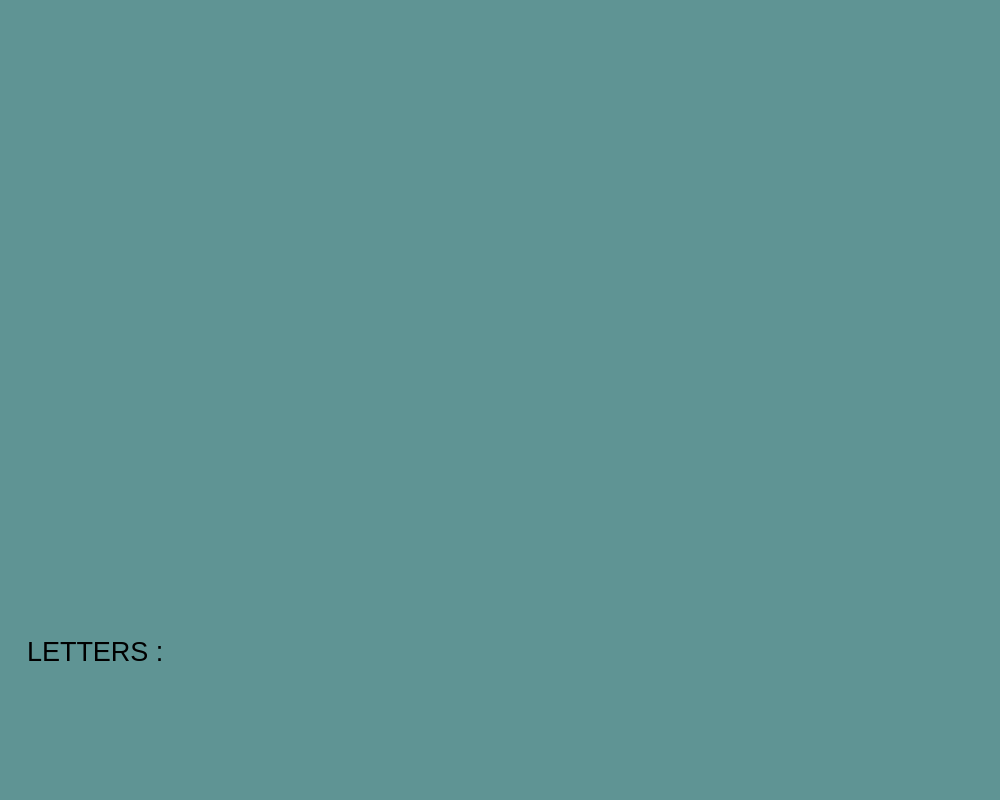
<?xml version="1.0" encoding="UTF-8"?>
<ui version="4.0">
 <class>MainWindow</class>
 <widget class="QMainWindow" name="MainWindow">
  <property name="geometry">
   <rect>
    <x>0</x>
    <y>0</y>
    <width>1000</width>
    <height>800</height>
   </rect>
  </property>
  <property name="windowTitle">
   <string>MainWindow</string>
  </property>
  <property name="styleSheet">
   <string notr="true">*{
background-color: #5F9494;
}

#button_next_letter, #button_next_word , #button_len_password, #button_multiplayer ,#button_computer, #button_entry, #button_hack{
background-color: #D9D9D9;
border-radius : 15px;
}

#lineEdit, #lineEdit_2, #lineEdit_3{
border: 5px solid #D9D9D9;
border-radius:15px
}</string>
  </property>
  <widget class="QWidget" name="centralwidget">
   <layout class="QVBoxLayout" name="verticalLayout_2">
    <item>
     <widget class="QStackedWidget" name="stackedWidget">
      <property name="sizePolicy">
       <sizepolicy hsizetype="Preferred" vsizetype="Preferred">
        <horstretch>0</horstretch>
        <verstretch>0</verstretch>
       </sizepolicy>
      </property>
      <property name="font">
       <font>
        <pointsize>20</pointsize>
       </font>
      </property>
      <property name="currentIndex">
       <number>3</number>
      </property>
      <widget class="QWidget" name="menu_page">
       <layout class="QVBoxLayout" name="verticalLayout">
        <item alignment="Qt::AlignHCenter">
         <widget class="QPushButton" name="button_multiplayer">
          <property name="minimumSize">
           <size>
            <width>300</width>
            <height>100</height>
           </size>
          </property>
          <property name="maximumSize">
           <size>
            <width>300</width>
            <height>100</height>
           </size>
          </property>
          <property name="font">
           <font>
            <pointsize>15</pointsize>
            <weight>75</weight>
            <bold>true</bold>
           </font>
          </property>
          <property name="text">
           <string>MULTIPLAYER</string>
          </property>
         </widget>
        </item>
        <item alignment="Qt::AlignHCenter">
         <widget class="QPushButton" name="button_computer">
          <property name="minimumSize">
           <size>
            <width>300</width>
            <height>100</height>
           </size>
          </property>
          <property name="maximumSize">
           <size>
            <width>300</width>
            <height>100</height>
           </size>
          </property>
          <property name="font">
           <font>
            <pointsize>15</pointsize>
            <weight>75</weight>
            <bold>true</bold>
           </font>
          </property>
          <property name="text">
           <string>COMPUTER</string>
          </property>
         </widget>
        </item>
        <item alignment="Qt::AlignHCenter">
         <widget class="QPushButton" name="button_hack">
          <property name="minimumSize">
           <size>
            <width>300</width>
            <height>100</height>
           </size>
          </property>
          <property name="maximumSize">
           <size>
            <width>300</width>
            <height>100</height>
           </size>
          </property>
          <property name="font">
           <font>
            <pointsize>15</pointsize>
            <weight>75</weight>
            <bold>true</bold>
           </font>
          </property>
          <property name="text">
           <string>HACK</string>
          </property>
         </widget>
        </item>
       </layout>
      </widget>
      <widget class="QWidget" name="page_2">
       <layout class="QVBoxLayout" name="verticalLayout_3">
        <item>
         <layout class="QHBoxLayout" name="horizontalLayout_2">
          <item>
           <widget class="QLabel" name="label_2">
            <property name="font">
             <font>
              <pointsize>20</pointsize>
              <weight>75</weight>
              <bold>true</bold>
             </font>
            </property>
            <property name="text">
             <string>PASSWORD : </string>
            </property>
           </widget>
          </item>
          <item>
           <widget class="QLineEdit" name="lineEdit">
            <property name="font">
             <font>
              <pointsize>20</pointsize>
             </font>
            </property>
           </widget>
          </item>
         </layout>
        </item>
        <item alignment="Qt::AlignHCenter">
         <widget class="QPushButton" name="button_entry">
          <property name="minimumSize">
           <size>
            <width>300</width>
            <height>100</height>
           </size>
          </property>
          <property name="maximumSize">
           <size>
            <width>300</width>
            <height>100</height>
           </size>
          </property>
          <property name="font">
           <font>
            <pointsize>15</pointsize>
            <weight>75</weight>
            <bold>true</bold>
           </font>
          </property>
          <property name="text">
           <string>Entry</string>
          </property>
         </widget>
        </item>
       </layout>
      </widget>
      <widget class="QWidget" name="page_4">
       <layout class="QVBoxLayout" name="verticalLayout_5">
        <item alignment="Qt::AlignTop">
         <widget class="QWidget" name="widget_6" native="true">
          <property name="sizePolicy">
           <sizepolicy hsizetype="Preferred" vsizetype="Expanding">
            <horstretch>0</horstretch>
            <verstretch>0</verstretch>
           </sizepolicy>
          </property>
          <layout class="QVBoxLayout" name="verticalLayout_8">
           <item alignment="Qt::AlignTop">
            <widget class="QWidget" name="widget_7" native="true">
             <layout class="QHBoxLayout" name="horizontalLayout_4">
              <item>
               <widget class="QLabel" name="label_6">
                <property name="font">
                 <font>
                  <pointsize>20</pointsize>
                  <weight>75</weight>
                  <bold>true</bold>
                 </font>
                </property>
                <property name="text">
                 <string>How many words : </string>
                </property>
               </widget>
              </item>
              <item>
               <widget class="QLineEdit" name="lineEdit_2">
                <property name="font">
                 <font>
                  <pointsize>20</pointsize>
                 </font>
                </property>
               </widget>
              </item>
             </layout>
            </widget>
           </item>
           <item alignment="Qt::AlignLeft|Qt::AlignTop">
            <widget class="QWidget" name="widget_3" native="true">
             <property name="maximumSize">
              <size>
               <width>16777215</width>
               <height>70</height>
              </size>
             </property>
             <layout class="QHBoxLayout" name="horizontalLayout_5">
              <item>
               <widget class="QLabel" name="label_7">
                <property name="maximumSize">
                 <size>
                  <width>16777215</width>
                  <height>60</height>
                 </size>
                </property>
                <property name="font">
                 <font>
                  <pointsize>15</pointsize>
                  <weight>75</weight>
                  <bold>true</bold>
                 </font>
                </property>
                <property name="text">
                 <string>Letter in word : </string>
                </property>
               </widget>
              </item>
              <item alignment="Qt::AlignHCenter">
               <widget class="QLineEdit" name="lineEdit_3">
                <property name="maximumSize">
                 <size>
                  <width>100</width>
                  <height>16777215</height>
                 </size>
                </property>
                <property name="font">
                 <font>
                  <pointsize>15</pointsize>
                 </font>
                </property>
               </widget>
              </item>
             </layout>
            </widget>
           </item>
          </layout>
         </widget>
        </item>
        <item alignment="Qt::AlignBottom">
         <widget class="QWidget" name="widget_4" native="true">
          <layout class="QHBoxLayout" name="horizontalLayout_6">
           <item>
            <widget class="QPushButton" name="button_next_word">
             <property name="minimumSize">
              <size>
               <width>300</width>
               <height>100</height>
              </size>
             </property>
             <property name="maximumSize">
              <size>
               <width>300</width>
               <height>100</height>
              </size>
             </property>
             <property name="font">
              <font>
               <pointsize>15</pointsize>
               <weight>75</weight>
               <bold>true</bold>
              </font>
             </property>
             <property name="text">
              <string>next word</string>
             </property>
            </widget>
           </item>
           <item>
            <widget class="QPushButton" name="button_len_password">
             <property name="minimumSize">
              <size>
               <width>300</width>
               <height>100</height>
              </size>
             </property>
             <property name="maximumSize">
              <size>
               <width>300</width>
               <height>100</height>
              </size>
             </property>
             <property name="font">
              <font>
               <pointsize>15</pointsize>
               <weight>75</weight>
               <bold>true</bold>
              </font>
             </property>
             <property name="text">
              <string>finish</string>
             </property>
            </widget>
           </item>
          </layout>
         </widget>
        </item>
       </layout>
      </widget>
      <widget class="QWidget" name="page_3">
       <layout class="QVBoxLayout" name="verticalLayout_4">
        <item>
         <widget class="QLabel" name="label">
          <property name="font">
           <font>
            <pointsize>15</pointsize>
           </font>
          </property>
          <property name="text">
           <string/>
          </property>
         </widget>
        </item>
        <item>
         <widget class="QWidget" name="widget" native="true">
          <property name="maximumSize">
           <size>
            <width>16777215</width>
            <height>50</height>
           </size>
          </property>
          <layout class="QHBoxLayout" name="horizontalLayout">
           <item alignment="Qt::AlignLeft">
            <widget class="QLabel" name="label_3">
             <property name="maximumSize">
              <size>
               <width>16777215</width>
               <height>40</height>
              </size>
             </property>
             <property name="font">
              <font>
               <pointsize>20</pointsize>
              </font>
             </property>
             <property name="text">
              <string>LETTERS :</string>
             </property>
            </widget>
           </item>
           <item>
            <widget class="QLabel" name="label_4">
             <property name="sizePolicy">
              <sizepolicy hsizetype="Expanding" vsizetype="Preferred">
               <horstretch>0</horstretch>
               <verstretch>0</verstretch>
              </sizepolicy>
             </property>
             <property name="font">
              <font>
               <pointsize>20</pointsize>
              </font>
             </property>
             <property name="text">
              <string/>
             </property>
            </widget>
           </item>
          </layout>
         </widget>
        </item>
        <item alignment="Qt::AlignLeft">
         <widget class="QWidget" name="show_password" native="true">
          <property name="maximumSize">
           <size>
            <width>16777215</width>
            <height>100</height>
           </size>
          </property>
          <property name="font">
           <font>
            <pointsize>20</pointsize>
            <weight>75</weight>
            <bold>true</bold>
           </font>
          </property>
          <layout class="QHBoxLayout" name="horizontalLayout_3"/>
         </widget>
        </item>
       </layout>
      </widget>
      <widget class="QWidget" name="page_5">
       <layout class="QVBoxLayout" name="verticalLayout_7">
        <item alignment="Qt::AlignHCenter">
         <widget class="QLabel" name="label_8">
          <property name="maximumSize">
           <size>
            <width>100</width>
            <height>100</height>
           </size>
          </property>
          <property name="font">
           <font>
            <pointsize>30</pointsize>
            <weight>75</weight>
            <bold>true</bold>
           </font>
          </property>
          <property name="text">
           <string/>
          </property>
         </widget>
        </item>
        <item alignment="Qt::AlignHCenter">
         <widget class="QWidget" name="widget_5" native="true">
          <property name="maximumSize">
           <size>
            <width>16777215</width>
            <height>100</height>
           </size>
          </property>
          <layout class="QHBoxLayout" name="horizontalLayout_7"/>
         </widget>
        </item>
        <item alignment="Qt::AlignHCenter">
         <widget class="QPushButton" name="button_next_letter">
          <property name="minimumSize">
           <size>
            <width>300</width>
            <height>100</height>
           </size>
          </property>
          <property name="maximumSize">
           <size>
            <width>300</width>
            <height>100</height>
           </size>
          </property>
          <property name="font">
           <font>
            <pointsize>15</pointsize>
            <weight>75</weight>
            <bold>true</bold>
           </font>
          </property>
          <property name="text">
           <string>next letter</string>
          </property>
         </widget>
        </item>
       </layout>
      </widget>
     </widget>
    </item>
   </layout>
  </widget>
 </widget>
 <resources/>
 <connections/>
</ui>
